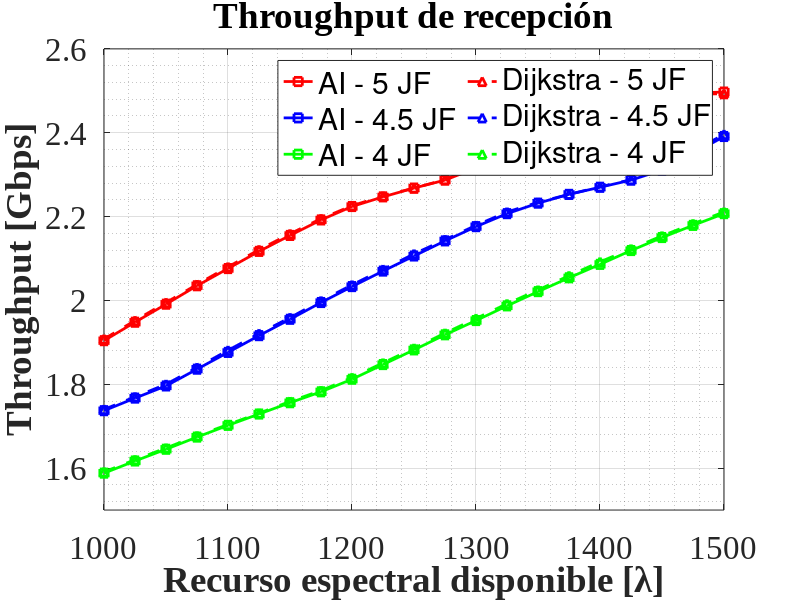
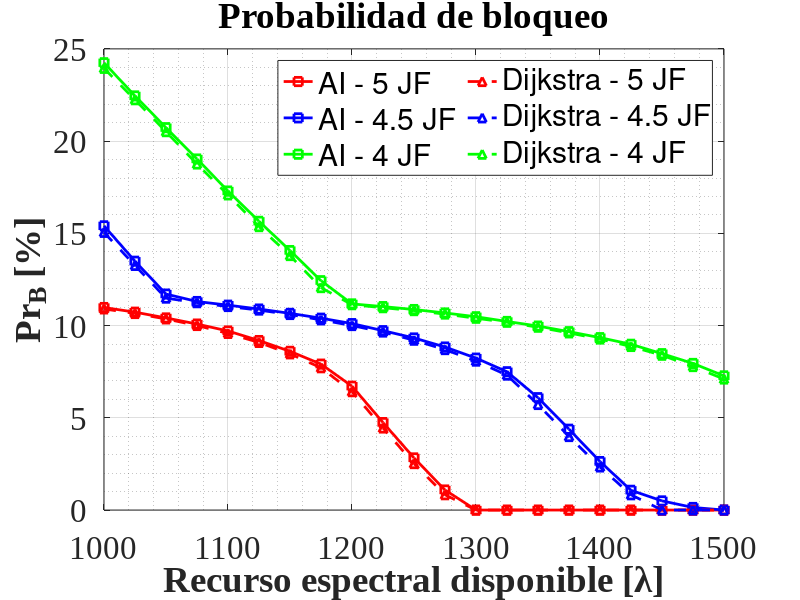
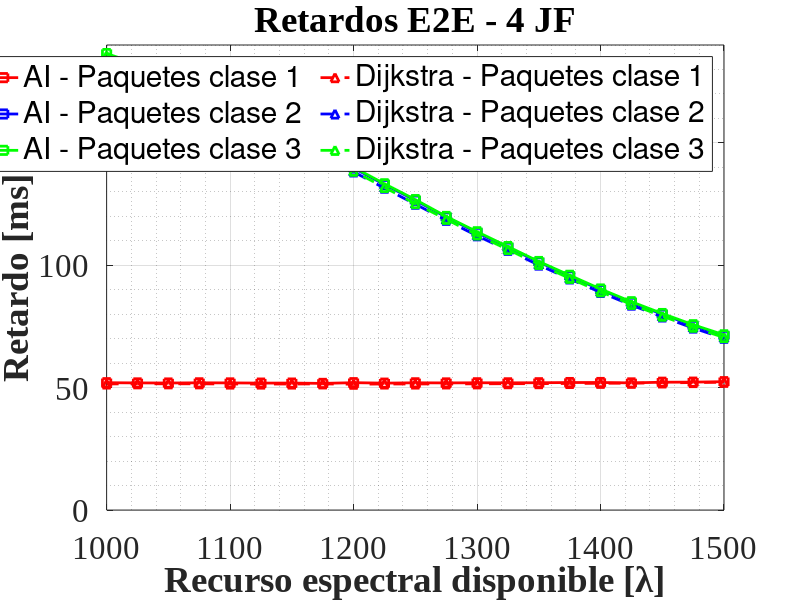
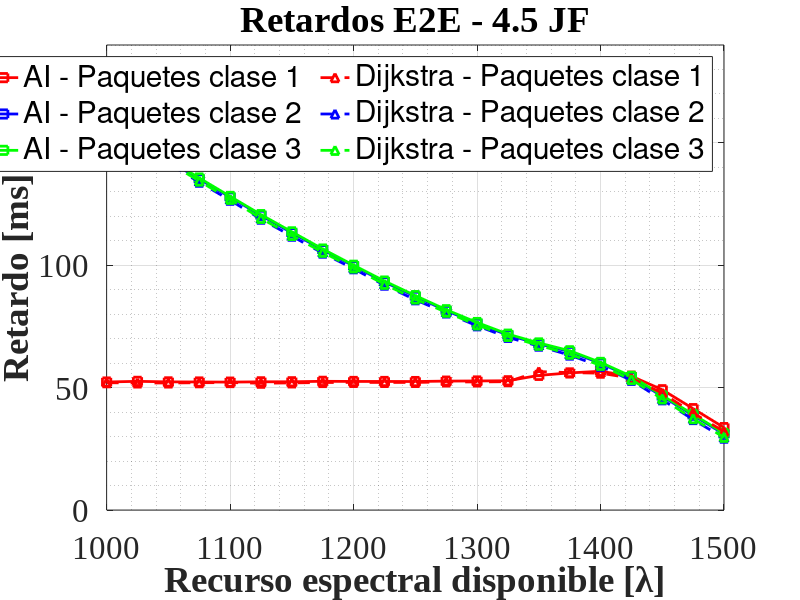

Here is the MATLAB script that generated these plots, in order:
clear; clc; close all;

% ==============================
% ESCENARIO COMPARATIVO
% ==============================

RecursoEspectral = [1000, 1025, 1050, 1075, 1100, 1125, 1150, 1175, 1200, 1225, 1250, 1275, 1300, 1325, 1350, 1375, 1400, 1425, 1450, 1475, 1500]; % Valores de recurso espectral disponible

%% Gráfica Throughput

% Throughput

% 4 JF
throughput_AI_1  = [1.588, 1.617, 1.645, 1.674, 1.702, 1.729, 1.756, 1.782, 1.812, 1.847, 1.882, 1.918, 1.952, 1.987, 2.021, 2.054, 2.086, 2.119, 2.150, 2.179, 2.207];
throughput_Dij_1  = [1.591, 1.620, 1.648, 1.677, 1.704, 1.731, 1.759, 1.785, 1.816, 1.851, 1.886, 1.922, 1.957, 1.992, 2.025, 2.059, 2.092, 2.123, 2.154, 2.183, 2.211];
% 4.5 JF
throughput_AI_2  = [1.737, 1.767, 1.796, 1.836, 1.876, 1.916, 1.955, 1.995, 2.033, 2.070, 2.106, 2.142, 2.176, 2.207, 2.232, 2.253, 2.270, 2.287, 2.311, 2.350, 2.391];
throughput_Dij_2  = [1.740, 1.770, 1.800, 1.840, 1.881, 1.921, 1.959, 1.999, 2.037, 2.074, 2.111, 2.145, 2.179, 2.211, 2.234, 2.253, 2.271, 2.288, 2.317, 2.356, 2.396];
% 5 JF
throughput_AI_3  = [1.904, 1.948, 1.991, 2.035, 2.076, 2.117, 2.155, 2.192, 2.224, 2.247, 2.268, 2.287, 2.316, 2.360, 2.404, 2.448, 2.492, 2.495, 2.497, 2.495, 2.497];
throughput_Dij_3  = [1.908, 1.952, 1.995, 2.038, 2.080, 2.121, 2.159, 2.195, 2.226, 2.249, 2.268, 2.288, 2.321, 2.364, 2.409, 2.453, 2.493, 2.494, 2.493, 2.492, 2.493];
figure(1);

% Trazar las curvas con diferentes estilos
plot(RecursoEspectral, throughput_AI_3, '-rs', 'LineWidth', 2);
hold on;
plot(RecursoEspectral, throughput_AI_2, '-bs', 'LineWidth', 2);
plot(RecursoEspectral, throughput_AI_1, '-gs', 'LineWidth', 2);
plot(RecursoEspectral, throughput_Dij_3, '--r^', 'LineWidth', 2);
plot(RecursoEspectral, throughput_Dij_2, '--b^', 'LineWidth', 2);
plot(RecursoEspectral, throughput_Dij_1, '--g^', 'LineWidth', 2);
hold off;

% Etiquetas
title('Throughput de recepción', 'FontSize', 14, 'FontWeight', 'bold');
xlabel('Recurso espectral disponible [\lambda]', 'FontSize', 12, 'FontWeight', 'bold');
ylabel('Throughput [Gbps]', 'FontSize', 12, 'FontWeight', 'bold');

% Leyenda
legend({'AI - 5 JF', 'AI - 4.5 JF', 'AI - 4 JF', ...
        'Dijkstra - 5 JF', 'Dijkstra - 4.5 JF', 'Dijkstra - 4 JF'}, ...
       'NumColumns', 2, 'Location', 'best', 'FontSize', 18);

% Rejilla en el fondo
grid on;              
grid minor;           % Habilita líneas de cuadrícula menores

% Límites de los ejes
%xlim([1190 1310]);        % Rango del eje X
ylim([1.5 2.6]);    % Rango del eje Y

% Cambiar la fuente y el tamaño en los ejes
set(gca, 'FontName', 'Times New Roman', 'FontSize', 24);

%% Probabilidad de bloqueo

% Probabilidades de bloqueo

% 4 JF
solicitudesBloqueadas_AI_1 = [24.249, 22.450, 20.729, 19.031, 17.295, 15.653, 14.068, 12.434, 11.176, 11.030, 10.871, 10.685, 10.479, 10.224, 9.974, 9.670, 9.346, 8.987, 8.478, 7.948, 7.274];
solicitudesBloqueadas_Dij_1 = [23.944, 22.243, 20.512, 18.759, 17.084, 15.364, 13.795, 12.058, 11.131, 10.969, 10.810, 10.623, 10.397, 10.179, 9.911, 9.603, 9.270, 8.866, 8.391, 7.777, 7.102];
% 4.5 JF
solicitudesBloqueadas_AI_2 = [15.408, 13.489, 11.709, 11.305, 11.107, 10.897, 10.663, 10.401, 10.108, 9.725, 9.329, 8.838, 8.236, 7.498, 6.093, 4.382, 2.629, 1.071, 0.496, 0.140, 0.000];
solicitudesBloqueadas_Dij_2 = [15.053, 13.261, 11.488, 11.240, 11.033, 10.840, 10.600, 10.309, 10.001, 9.649, 9.206, 8.698, 8.073, 7.314, 5.721, 3.984, 2.335, 0.827, 0.000, 0.000, 0.000];
% 5 JF
solicitudesBloqueadas_AI_3 = [10.980, 10.727, 10.415, 10.083, 9.707, 9.189, 8.605, 7.911, 6.715, 4.743, 2.826, 1.087, 0.000, 0.000, 0.000, 0.000, 0.000, 0.000, 0.000, 0.000, 0.000];
solicitudesBloqueadas_Dij_3 = [10.903, 10.654, 10.361, 10.004, 9.575, 9.086, 8.467, 7.713, 6.416, 4.447, 2.518, 0.829, 0.000, 0.000, 0.000, 0.000, 0.000, 0.000, 0.000, 0.000, 0.000];

figure(2);
% Trazar las curvas con diferentes estilos
plot(RecursoEspectral, solicitudesBloqueadas_AI_3, '-rs', 'LineWidth', 2);
hold on;
plot(RecursoEspectral, solicitudesBloqueadas_AI_2, '-bs', 'LineWidth', 2);
plot(RecursoEspectral, solicitudesBloqueadas_AI_1, '-gs', 'LineWidth', 2);
plot(RecursoEspectral, solicitudesBloqueadas_Dij_3, '--r^', 'LineWidth', 2);
plot(RecursoEspectral, solicitudesBloqueadas_Dij_2, '--b^', 'LineWidth', 2);
plot(RecursoEspectral, solicitudesBloqueadas_Dij_1, '--g^', 'LineWidth', 2);
hold off;

% Etiquetas
title('Probabilidad de bloqueo', 'FontSize', 14, 'FontWeight', 'bold');
xlabel('Recurso espectral disponible [\lambda]', 'FontSize', 12, 'FontWeight', 'bold');
ylabel('Pr_B [%]', 'FontSize', 12, 'FontWeight', 'bold');

% Leyenda
legend({'AI - 5 JF', 'AI - 4.5 JF', 'AI - 4 JF', ...
        'Dijkstra - 5 JF', 'Dijkstra - 4.5 JF', 'Dijkstra - 4 JF'}, ...
       'NumColumns', 2, 'Location', 'best', 'FontSize', 18);

% Rejilla en el fondo
grid on;              
grid minor;           % Habilita líneas de cuadrícula menores

% Límites de los ejes
%xlim([0 4]);        % Rango del eje X
%ylim([0 16]);    % Rango del eje Y

% Cambiar la fuente y el tamaño en los ejes
set(gca, 'FontName', 'Times New Roman', 'FontSize', 24);

%% Gráfica retardos E2E

% Delay E2E

% 4 JF
t_delayE2E_AI_C1_1 = [52.031, 51.946, 51.913, 51.983, 51.952, 51.876, 51.885, 51.750, 52.044, 51.856, 51.992, 51.947, 52.001, 51.981, 52.015, 52.101, 52.118, 51.953, 52.230, 52.266, 52.454];
t_delayE2E_AI_C2_1 = [167.994, 165.799, 163.255, 160.536, 157.550, 154.333, 150.449, 145.841, 139.751, 132.964, 126.573, 119.688, 113.400, 107.343, 101.337, 95.619, 90.050, 84.832, 79.983, 75.383, 71.304];
t_delayE2E_AI_C3_1 = [186.505, 182.244, 177.771, 173.046, 167.615, 161.561, 155.316, 147.958, 140.048, 133.301, 126.832, 119.961, 113.692, 107.655, 101.551, 95.920, 90.323, 85.109, 80.299, 75.715, 71.595];
t_delayE2E_Dij_C1_1 = [51.514, 51.589, 51.582, 51.581, 51.490, 51.485, 51.498, 51.547, 51.410, 51.506, 51.504, 51.538, 51.568, 51.624, 51.644, 51.719, 51.783, 51.854, 51.942, 52.097, 52.211];
t_delayE2E_Dij_C2_1 = [167.315, 165.371, 162.526, 159.770, 156.655, 153.385, 149.506, 144.309, 138.148, 131.516, 124.970, 118.386, 112.060, 106.121, 100.086, 94.430, 88.942, 83.732, 78.894, 74.361, 70.196];
t_delayE2E_Dij_C3_1 = [185.597, 181.575, 176.974, 171.930, 166.556, 160.268, 153.892, 145.663, 138.422, 131.807, 125.214, 118.780, 112.394, 106.433, 100.372, 94.670, 89.187, 84.032, 79.199, 74.695, 70.496];
% 4.5 JF
t_delayE2E_AI_C1_2 = [52.319, 52.590, 52.376, 52.331, 52.275, 52.399, 52.420, 52.604, 52.547, 52.542, 52.512, 52.684, 52.746, 52.828, 55.019, 56.039, 56.699, 54.705, 49.165, 41.441, 33.697];
t_delayE2E_AI_C2_2 = [153.698, 148.728, 142.926, 135.229, 127.867, 120.381, 113.277, 106.354, 99.740, 93.197, 87.272, 81.496, 76.258, 71.510, 67.920, 64.739, 60.000, 54.299, 46.457, 38.750, 31.026];
t_delayE2E_AI_C3_2 = [160.259, 152.210, 143.472, 135.666, 128.147, 120.702, 113.667, 106.647, 100.029, 93.569, 87.618, 81.850, 76.627, 71.873, 68.285, 65.079, 60.328, 54.639, 46.804, 39.090, 31.374];
t_delayE2E_Dij_C1_2 = [52.020, 51.927, 51.920, 52.016, 52.079, 51.821, 51.949, 52.105, 52.148, 52.137, 52.142, 52.346, 52.342, 52.449, 56.578, 56.149, 55.922, 53.886, 47.758, 39.675, 32.064];
t_delayE2E_Dij_C2_2 = [152.618, 147.755, 141.614, 133.948, 126.577, 118.846, 111.895, 104.973, 98.585, 91.882, 85.909, 80.523, 75.274, 70.554, 66.967, 63.306, 58.746, 52.997, 45.047, 36.977, 29.374];
t_delayE2E_Dij_C3_2 = [158.734, 151.016, 142.069, 134.393, 126.951, 119.164, 112.187, 105.314, 98.920, 92.236, 86.224, 80.824, 75.630, 70.936, 67.316, 63.668, 59.123, 53.326, 45.394, 37.329, 29.721];
% 5 JF
t_delayE2E_AI_C1_3 = [52.847, 52.898, 53.149, 53.030, 53.024, 53.082, 53.071, 53.359, 56.059, 57.186, 57.384, 55.322, 48.806, 40.358, 31.954, 22.800, 14.418, 13.693, 13.695, 13.685, 13.685];
t_delayE2E_AI_C2_3 = [123.026, 114.778, 107.262, 99.815, 92.803, 85.873, 79.448, 74.070, 69.240, 65.561, 60.818, 54.597, 45.767, 37.351, 28.963, 19.837, 11.475, 10.746, 10.741, 10.741, 10.739];
t_delayE2E_AI_C3_3 = [123.393, 115.188, 107.652, 100.185, 93.206, 86.265, 79.839, 74.455, 69.662, 65.968, 61.227, 55.004, 46.155, 37.758, 29.371, 20.240, 11.870, 11.145, 11.141, 11.140, 11.138];
t_delayE2E_Dij_C1_3 = [52.588, 52.513, 52.672, 52.632, 52.636, 52.539, 52.622, 52.859, 55.162, 56.178, 56.343, 54.468, 47.382, 38.857, 29.992, 20.979, 13.721, 13.668, 13.661, 13.668, 13.662];
t_delayE2E_Dij_C2_3 = [121.451, 113.523, 105.816, 98.154, 91.363, 84.469, 78.467, 72.853, 68.376, 64.587, 59.433, 53.232, 44.340, 35.827, 26.974, 18.001, 10.765, 10.704, 10.706, 10.704, 10.703];
t_delayE2E_Dij_C3_3 = [121.886, 113.950, 106.221, 98.563, 91.760, 84.886, 78.912, 73.309, 68.826, 64.991, 59.853, 53.657, 44.761, 36.242, 27.395, 18.411, 11.172, 11.114, 11.109, 11.112, 11.109];

figure(3); % 4 JF

plot(RecursoEspectral, t_delayE2E_AI_C1_1, '-rs', 'LineWidth', 2);
hold on;
plot(RecursoEspectral, t_delayE2E_AI_C2_1, '-bs', 'LineWidth', 2);
plot(RecursoEspectral, t_delayE2E_AI_C3_1, '-gs', 'LineWidth', 2);
plot(RecursoEspectral, t_delayE2E_Dij_C1_1, '--r^', 'LineWidth', 2);
plot(RecursoEspectral, t_delayE2E_Dij_C2_1, '--b^', 'LineWidth', 2);
plot(RecursoEspectral, t_delayE2E_Dij_C3_1, '--g^', 'LineWidth', 2);

% Etiquetas
title('Retardos E2E - 4 JF', 'FontSize', 14, 'FontWeight', 'bold');
xlabel('Recurso espectral disponible [\lambda]', 'FontSize', 12, 'FontWeight', 'bold');
ylabel('Retardo [ms]', 'FontSize', 12, 'FontWeight', 'bold');

% Leyenda
legend({'AI - Paquetes clase 1', 'AI - Paquetes clase 2', 'AI - Paquetes clase 3', ...
        'Dijkstra - Paquetes clase 1', 'Dijkstra - Paquetes clase 2', 'Dijkstra - Paquetes clase 3'}, ...
       'NumColumns', 2, 'Location', 'best', 'FontSize', 18);

% Rejilla en el fondo
grid on;              
grid minor;           % Habilita líneas de cuadrícula menores

% Límites de los ejes
%xlim([0 4]);        % Rango del eje X
ylim([0 190]);    % Rango del eje Y

% Cambiar la fuente y el tamaño en los ejes
set(gca, 'FontName', 'Times New Roman', 'FontSize', 24);

figure(4); % 4.5 JF

plot(RecursoEspectral, t_delayE2E_AI_C1_2, '-rs', 'LineWidth', 2);
hold on;
plot(RecursoEspectral, t_delayE2E_AI_C2_2, '-bs', 'LineWidth', 2);
plot(RecursoEspectral, t_delayE2E_AI_C3_2, '-gs', 'LineWidth', 2);
plot(RecursoEspectral, t_delayE2E_Dij_C1_2, '--r^', 'LineWidth', 2);
plot(RecursoEspectral, t_delayE2E_Dij_C2_2, '--b^', 'LineWidth', 2);
plot(RecursoEspectral, t_delayE2E_Dij_C3_2, '--g^', 'LineWidth', 2);

% Etiquetas
title('Retardos E2E - 4.5 JF', 'FontSize', 14, 'FontWeight', 'bold');
xlabel('Recurso espectral disponible [\lambda]', 'FontSize', 12, 'FontWeight', 'bold');
ylabel('Retardo [ms]', 'FontSize', 12, 'FontWeight', 'bold');

% Leyenda
legend({'AI - Paquetes clase 1', 'AI - Paquetes clase 2', 'AI - Paquetes clase 3', ...
        'Dijkstra - Paquetes clase 1', 'Dijkstra - Paquetes clase 2', 'Dijkstra - Paquetes clase 3'}, ...
       'NumColumns', 2, 'Location', 'best', 'FontSize', 18);

% Rejilla en el fondo
grid on;              
grid minor;           % Habilita líneas de cuadrícula menores

% Límites de los ejes
%xlim([0 4]);        % Rango del eje X
ylim([0 190]);    % Rango del eje Y

% Cambiar la fuente y el tamaño en los ejes
set(gca, 'FontName', 'Times New Roman', 'FontSize', 24);

figure(5); % 5 JF

plot(RecursoEspectral, t_delayE2E_AI_C1_3, '-rs', 'LineWidth', 2);
hold on;
plot(RecursoEspectral, t_delayE2E_AI_C2_3, '-bs', 'LineWidth', 2);
plot(RecursoEspectral, t_delayE2E_AI_C3_3, '-gs', 'LineWidth', 2);
plot(RecursoEspectral, t_delayE2E_Dij_C1_3, '--r^', 'LineWidth', 2);
plot(RecursoEspectral, t_delayE2E_Dij_C2_3, '--b^', 'LineWidth', 2);
plot(RecursoEspectral, t_delayE2E_Dij_C3_3, '--g^', 'LineWidth', 2);

% Etiquetas
title('Retardos E2E - 5 JF', 'FontSize', 14, 'FontWeight', 'bold');
xlabel('Recurso espectral disponible [\lambda]', 'FontSize', 12, 'FontWeight', 'bold');
ylabel('Retardo [ms]', 'FontSize', 12, 'FontWeight', 'bold');

% Leyenda
legend({'AI - Paquetes clase 1', 'AI - Paquetes clase 2', 'AI - Paquetes clase 3', ...
        'Dijkstra - Paquetes clase 1', 'Dijkstra - Paquetes clase 2', 'Dijkstra - Paquetes clase 3'}, ...
       'NumColumns', 2, 'Location', 'best', 'FontSize', 18);

% Rejilla en el fondo
grid on;              
grid minor;           % Habilita líneas de cuadrícula menores

% Límites de los ejes
%xlim([0 4]);        % Rango del eje X
ylim([0 190]);    % Rango del eje Y

% Cambiar la fuente y el tamaño en los ejes
set(gca, 'FontName', 'Times New Roman', 'FontSize', 24);